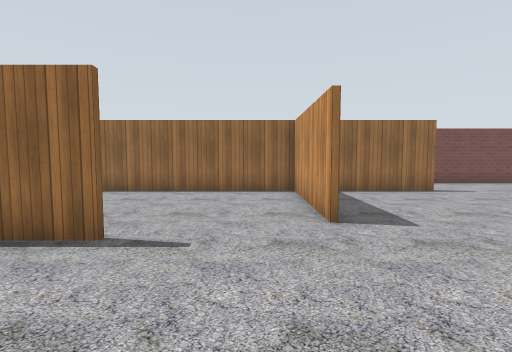
View 1 (above)

16 first-person views from a walk through a world built for the Gazebo simulator. The camera is 1.2 m above the floor, tilts 4° down and sees 85° across. The floor is counted in squares, 1 m on a side. Each view is taken from the middle of a square. On the plan, view 1 faces up. The plan holds only what a view shows up to about 12 squares ahead; the rest is blank. Gazebo's built-in surfaces are drawn with simple patterns. Some surface patterns are stand-ins.

View 2
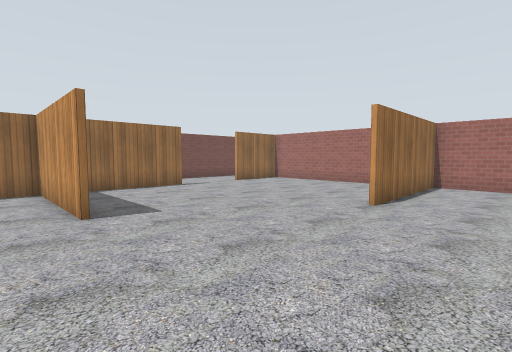

View 3
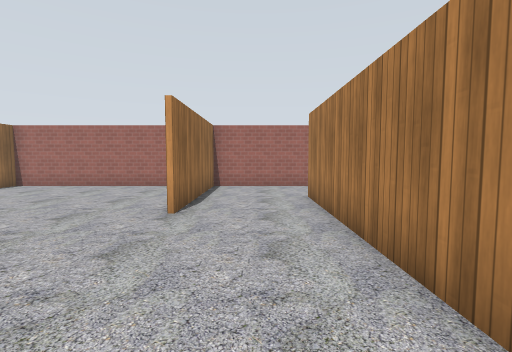

View 4
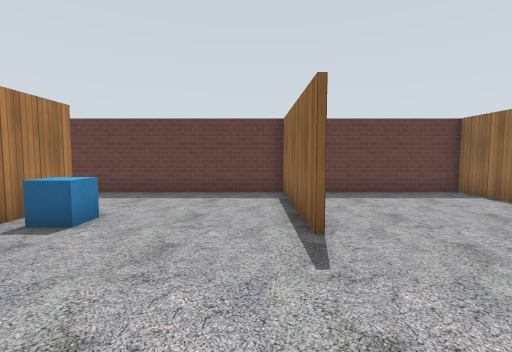

View 5
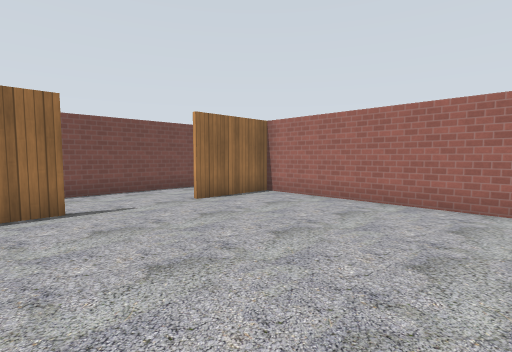

View 6
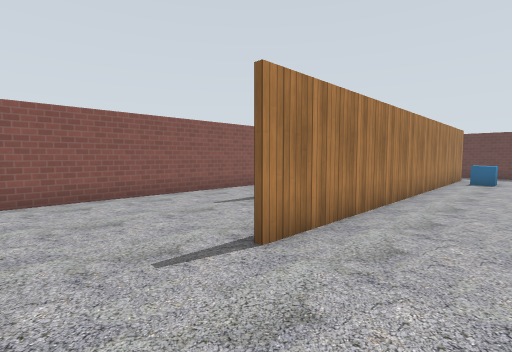

View 7
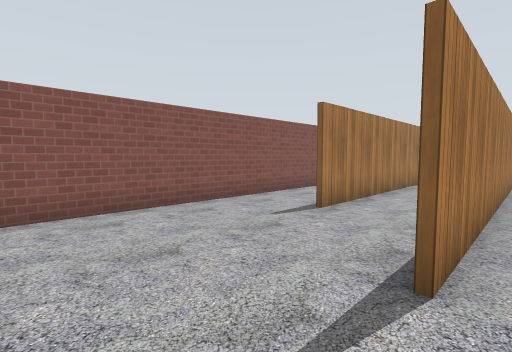

View 8
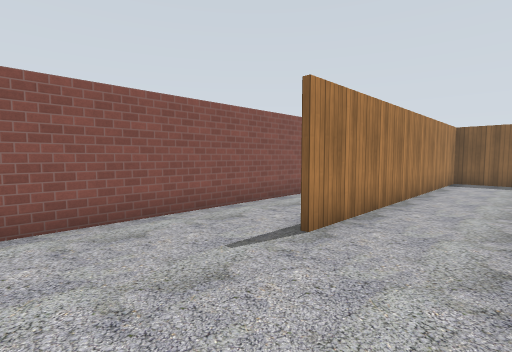

View 9
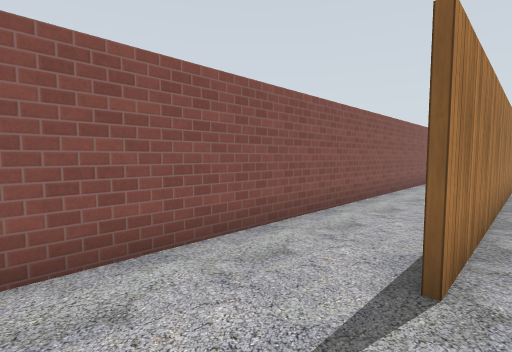

View 10
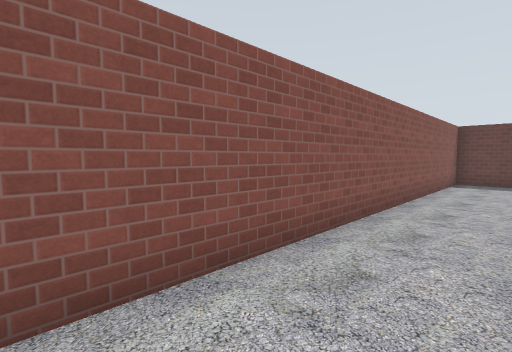

View 11
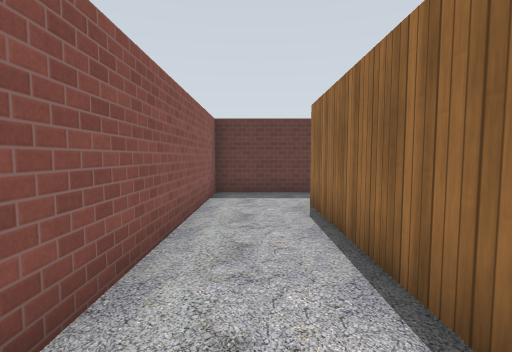

View 12
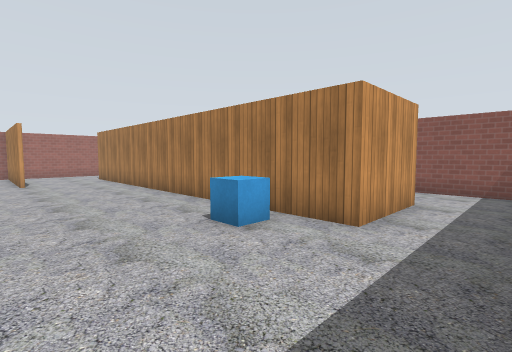

View 13
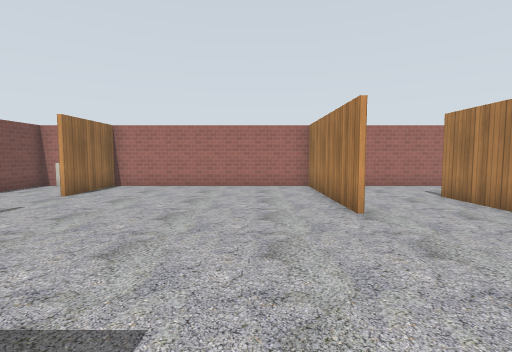

View 14
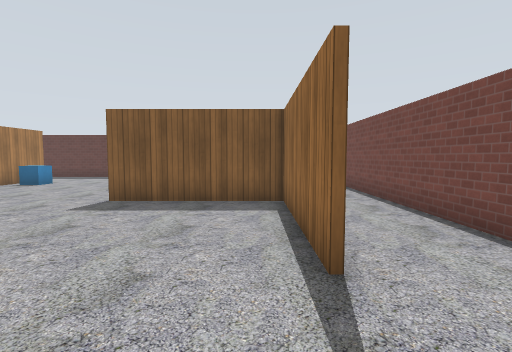

View 15
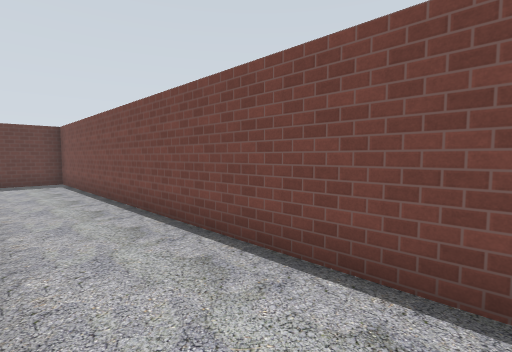

View 16
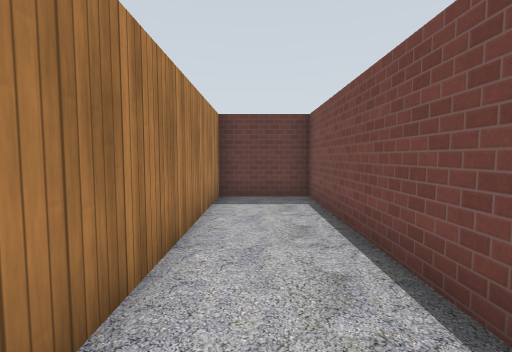

### Floor plan
Points are (right, up) in squares from view 1. A wall is a line through its corners. A room is listed if a view was taken in it or the views show most of it. See-through windows are left out.
Room 1 (views 1, 2, 3, 4, 5, 6, 7, 8, 9, 10, 11, 12, 13, 14, 15, 16)
walls: (1.4, 5) (1.4, 9.7) (-7.4, 9.7); (6.8, 1.9) (12.4, 1.9); (-2.1, 3.9) (-7.3, 3.9) (-7.3, -7.4) (11.9, -7.3); (0.6, -4.6) (-4.9, -4.6) (-4.9, -1.6) (9.4, -1.6); (6.3, 9.7) (1.5, 9.7) (1.5, 5); (-4.8, -2.6) (-4.8, -4.5) (6.4, -4.5); (12.4, 1.7) (6.8, 1.7); (12.3, -3.6) (12.3, 9.7) (9.4, 9.7); (-7.2, 9.9) (-0.1, 9.9); (12.3, 11.9) (12.3, 12.7) (-7.3, 12.6) (-7.3, 5.2)
objects: blue box (-3, -1) to (-3, 0)

Where each view was taken, in squares from view 1:
view 1: 0 up, 0 right, facing up
view 2: 1 down, 0 right, facing up-right
view 3: 0 up, 1 right, facing right
view 4: 3 up, 2 right, facing left
view 5: 3 up, 5 right, facing up-right
view 6: 1 up, 12 right, facing down-left
view 7: 1 down, 12 right, facing down-left
view 8: 2 down, 10 right, facing down-left
view 9: 4 down, 9 right, facing down-left
view 10: 5 down, 7 right, facing down-left
view 11: 6 down, 2 right, facing left
view 12: 3 up, 7 left, facing down-right
view 13: 4 up, 1 right, facing right
view 14: 9 up, 9 right, facing left
view 15: 10 up, 7 right, facing up-left
view 16: 11 up, 1 right, facing left
